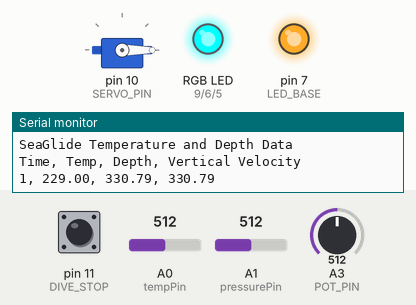
Simulated run of this sketch. Board: Arduino Uno, built with avr-gcc and run on an emulated ATmega328P. Parts: servo, an RGB LED mixed from three pins (HIGH = lit), output pins drawn as LEDs (lit = HIGH), the last lines printed to the serial monitor. The test bench sets the inputs (shaded band); at power-on: pin 11 (DIVE_STOP) HIGH, A0 (tempPin) = 512, A1 (pressurePin) = 512, A3 (POT_PIN) = 512.

Above: at 2.2 s.
2.3 s: pin 11 (DIVE_STOP) pulled LOW for 0.15 s
At 2.6 s:
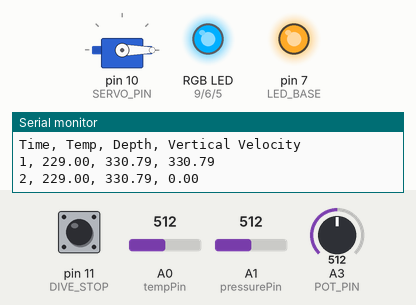
At 13.3 s:
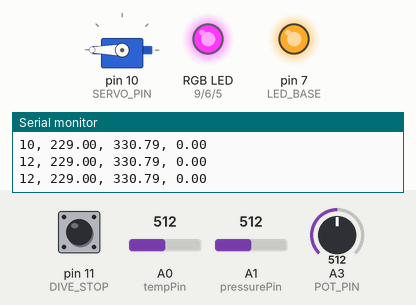
Timing chart, 0 to 27.3 s (numbered marks = the images above; inputs shaded):
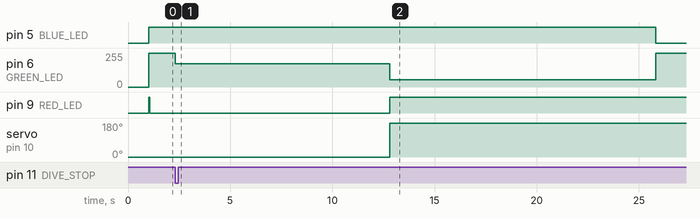

Measured:
- after the input at 2.3 s, pin 5 (BLUE_LED): HIGH → LOW after 23.5 s; pin 6 (GREEN_LED): 255/255 → 175/255 at once, → 55/255 10.5 s later, → 255/255 13.0 s later; pin 9 (RED_LED): LOW → HIGH after 10.5 s; servo on pin 10 (SERVO_PIN): 0° → 180° after 10.5 s

The sketch:

SeaGlideV1_1.ino.ino
```cpp
/*

Michael Britt-Crane 2014.7.17
This program will run the stoc cGlide glider with no advanced add-ons.
learn more at http://cGlide.com there you will find all of the source files, a bill of materials, instructions, and lessons.

*/

#include <Servo.h>                   // include the stock "Servo" library for use in this sketch
Servo myservo;                       // create a new Servo object called myservo

// Constants
static int minCoast =  1000;         // if the pot is turned all the way to the counter-clockwise the glider will coast for 1 seccond
static int maxCoast = 20000;         // if the pot is turned all the way to the clockwise the glider will coast for 10 secconds
static byte servoDiveCommand = 0;    // this is the angle value that the dive method sends to the servo
static byte servoRiseCommand = 180;  // this is the angle value that the rise method sends to the servo

static int riseDriveTime = 13000;   //18000; // fornew lead plunger

// Pins
static byte SERVO_PIN = 10;          // the pin that the "continuous rotation servo" is attached to, this motor drives the buoyancy engine
static byte DIVE_STOP = 11;          // the pin that the dive limmit switch (round push button) is attached to
static byte POT_PIN = A3;            // the pin that the wiper of the little orange trim pot is attached to
static byte RECV_PIN = 2;            // IR reciever signal pin
static byte IR_GND = 3;              // IR middle pin, ground
static byte IR_PWR = 4;              // IR power pin

static byte RED_LED = 9;             // these are the three pins that the RED
static byte GREEN_LED = 6;           //                                   GREEN
static byte BLUE_LED = 5;            //                               and BLUE LED cathodes are attached to
static byte LED_BASE = 7;            // this is the pin that the "common anode" of the RGB LED is attached to

static byte tempPin = A0;
static byte pressurePin = A1;

//------Sensors--------
float voltage = 0;
double SensorValueT = 0; //Save Sensor input Voltage
double SensorValueD = 0; //Save Sensor input Voltage
float ResultkPa = 0; // Save Result in kPa
float ResultBar = 0; // Save Result in Bar
float ResultPsi = 0; // Save Result in Psi
float ResultDepth = 0; // Save Result in Depth
float degreesC= 0;
char depthStr[10];
char tempStr[10];

//------Logger---------
int sampleInt = 2000;
int milsec = 0;
int i = 0;

// Vertical velocity calculations
float vertVel=0.0;


void setup() {                       // begin setup method
  delay(1000);
  Serial.begin(9600);                // fire up the serial port. This allows us to print values to the serial console
  Serial.println("SeaGlide Temperature and Depth Data");
  Serial.println("Time, Temp, Depth, Vertical Velocity");
  pinMode(POT_PIN, INPUT);           // initialize the potentiometer, this pot will determine the coast time turn it right to coast longer
  pinMode(SERVO_PIN, OUTPUT);        // initialize the continuous rotation servo, this motor drives the buoyancy engine
  pinMode(DIVE_STOP, INPUT_PULLUP);  // initialize the dive stop switch, and turn on the internal pull-up resistor. This limmit switch is lets the Arduino know when the buoyancy engine reaches the end of its travle in the dive direction
  pinMode(RED_LED, OUTPUT);          // initialise the RED
  pinMode(GREEN_LED, OUTPUT);        //                GREEN
  pinMode(BLUE_LED, OUTPUT);         //            and BLUE pins on the LED
  pinMode(LED_BASE, OUTPUT);         // initialize the common pin of the LED
  pinMode(tempPin, INPUT);
  pinMode(pressurePin, INPUT);

  // initialize RGB LED
  ledRGB_Write(0, 0, 0);             // set the R, G, & B LEDs to OFF
  digitalWrite(LED_BASE, HIGH);      // set the LED Base pin to HIGH this LED it is a common anode, providing +5V to all 3 LEDs
  readPot(POT_PIN);
  delay(50);                         // wait for 1.0 sec
}                                    // end setup method

void loop(){                    // begin main loop
  int v=0;
  while(v<1){
    dive(0);                      // DIVE-DIVE-DIVE: Run the "dive" method. This will start turning the servo to take in water & pitch the glider down
    delayTwo(readPot(POT_PIN));      // read the pot and delay bassed on it's position, coast
    rise(riseDriveTime);          // Rise: Run the "rise" method. This will start turning the servo to push out water & pitch the glider up
    delayTwo(readPot(POT_PIN)*1.1);  // Read the pot and delay bassed on it's position, coast
    v++;
  }
  loopTwo();
}                               // end main loop

void dive(int time){                            // Dive: Run the "dive" method. This will start turning the servo to take in water & pitch the glider down
  int x = 0;
  ledRGB_Write(255, 0, 0);                      // set LED to RED to indicate that the glider is diving
  //Serial.println("diving");                     // print status change to the serial port
  myservo.attach(SERVO_PIN);                    // attaches the servo on "SERVO_PIN" to the servo object so that we can command the servo to turn
  myservo.write(servoDiveCommand);              // drive servo clockwise, take in water & pull weight forward (pull counterweight & plunger towards servo, at the bow of the glider)
      unsigned long currentMillis = millis();
      long previousMillis = currentMillis;
  if (time == 0){
    while (digitalRead(DIVE_STOP) == HIGH){     // keep checking the DIVE_STOP pin to see if the button is pressed
      currentMillis = millis();
        if((currentMillis - previousMillis)>(sampleInt*x)){
          Sample();
          x++;
        }
      // wait...                                // just keep checking: when the button is pressed, continue to the next line
    }
  }
  else{
    while (currentMillis - previousMillis < time && digitalRead(DIVE_STOP) ) {
      currentMillis = millis();
      if((currentMillis - previousMillis)>(sampleInt*x)){
          Sample();
          x++;
        }
    }
  }
  myservo.detach();                             // stop the servo, detaches the servo on SERVO_PIN from the servo object
  //Serial.println("coasting (dive)");            // print status change to the serial port
  ledRGB_Write(255, 80, 0);                     // set LED to ORANGE to indicate that the glider is coasting in a dive
}                                               // end of method

void rise(int time){                            // Rise: Run the "rise" method. This will start turning the servo to push out water & pitch the glider up
  int x = 0;
  ledRGB_Write(0, 200, 0);                      // set LED to GREEN to indicate that the glider is rising
  //Serial.println("rising");                     // print status change to the serial port
  myservo.attach(SERVO_PIN);                    // attaches the servo on SERVO_PIN to the servo object
  myservo.write(servoRiseCommand);              // drive servo counter-clockwise, pull weight aft (push counterweight & plunger away from servo)
  unsigned long currentMillis = millis();
  long previousMillis = currentMillis;
  while (currentMillis - previousMillis < time) {
    currentMillis = millis();
    if((currentMillis - previousMillis)>(sampleInt*x)){
      Sample();
      x++;
    }
    // wait...                                  // just keep checking, when the sensor sees the edge, continue to the next line
  }
  myservo.detach();                             // stop the servo, detaches the servo on SERVO_PIN from the servo object
  //Serial.println("coasting (rise)");            // print status change to the serial port
  ledRGB_Write(0, 0, 255);                      // set LED to BLUE to indicate that the glider is coasting in a rise
}                                               // end of method

void ledRGB_Write(byte R, byte G, byte B){      // This method takes care of the details of setting a color and intensity of the RGB LED
  analogWrite(RED_LED, 255-R);                  // These are backwards because you write low values to turn these LEDs on
  analogWrite(GREEN_LED, 255-G);                // This method reverses the counterintuitive nature of the LEDs
  analogWrite(BLUE_LED, 255-B);                 // If using common anode rather than common anode LEDs remove the "255-"es
}                                               // end of method

int readPot(int potPin){                        // this method reads a potentiometer to determine the pause time
  int potValue = analogRead(potPin);            // Read the Potentiometer
  int pauseTime = map(potValue, 0, 1023, minCoast, maxCoast); // scale the value to the diveDriveTime range defined by minDriveTime & maxDriveTime
  //Serial.print("Coast Time: ");                 // print a lable to the serial port
  //Serial.println(pauseTime);                    // print the pause time value to the serial port
  return pauseTime;                             // return the pause time, an intiger (int) value
}                                               // end of method


void Sample(){
  static float prevDepth=0.0;

  readTemp(tempPin);
  readDepth(pressurePin);
  Serial.print((millis() / 1000));
  Serial.print(", ");
  Serial.print(degreesC);
  Serial.print(", ");
  Serial.print(ResultDepth);

  vertVel=ResultDepth-prevDepth;
  Serial.print(", ");
  Serial.print(vertVel);
  Serial.println();

  prevDepth=ResultDepth;
}

float readTemp(int tempPinn){
        //--------------Temp------------------
    voltage = analogRead(tempPinn);
    SensorValueT = voltage * 0.004882814;
    //degreesC = ((SensorValueT - 0.5) * 105.35)+3.4;
    degreesC = (SensorValueT-.21) *100;
    //dtostrf(degreesC, 6, 2, tempStr);
        //Serial.write(tempStr);
        //Serial.write("T = ");
        //Serial.write(tempStr);
        //Serial.write("");
    return degreesC;
}

float readDepth(int pressurePinn){
        //--------------Pressure------------------
    SensorValueD = analogRead(pressurePinn);
    ResultkPa = (SensorValueD*(.00488)/(.022)+20);
    ResultBar = (ResultkPa * 0.01) - 1.0172; //multiply (1 kPa x 0.01 bar) and deduct atmospheric pressure
    ResultPsi = (ResultBar * 14.5038); //Multiply (Bar * 14.5) to get psi
    ResultDepth = (ResultPsi * 2.31 * 0.3048); //Psi to feet to meters
    ResultDepth = ((((-0.042)*(pow(ResultDepth, 2)))+(1.1575*ResultDepth)-0.0426)*100)+3; //6/9/16 calculate equation from calibrating m depth of water-polynomial
    dtostrf(ResultDepth, 6, 2, depthStr);

    //Serial.write("   D = ");
    //Serial.write(depthStr);
    //Serial.write("#");

    return ResultDepth;
}

void delayTwo(int time){                            // Rise: Run the "rise" method. This will start turning the servo to push out water & pitch the glider up
  int x = 0;
  //Serial.println("rising");                     // print status change to the serial port
    unsigned long currentMillis = millis();
  long previousMillis = currentMillis;
  while (currentMillis - previousMillis < time) {
    currentMillis = millis();
    if((currentMillis - previousMillis)>(sampleInt*x)){
      Sample();
      x++;
    }
    // wait...                                  // just keep checking, when the sensor sees the edge, continue to the next line
  }                // set LED to BLUE to indicate that the glider is coasting in a rise
   if(time < sampleInt){
      Sample();
    }
}                                               // end of method
void loopTwo(){

  while(true){
    if(ResultDepth>35||ResultDepth<33){ //If glider is deeper than 25cm or shallower than 15cm
      while(vertVel<=5&&ResultDepth<33){  //if glider vertical velocity is not diving at a rate of .5cm/sample AND glider is shallower than 15cm
        dive(1000);                      // DIVE-DIVE-DIVE: Run the "dive" method. This will start turning the servo to take in water & pitch the glider down
        delayTwo(1000);      // read the pot and delay bassed on it's position, coast
       }
    }
    while(ResultDepth>33&&ResultDepth<35){
      if(vertVel>.5)
        rise(500);
      else if(vertVel<-.5)
        dive(500);
      delayTwo(1000);
      if(vertVel<.1&&vertVel>-.1){
        ledRGB_Write(255, 0, 255);
        while(true){
          delayTwo(5000);
        }
      }
    }
    Sample();
  }
}
```
